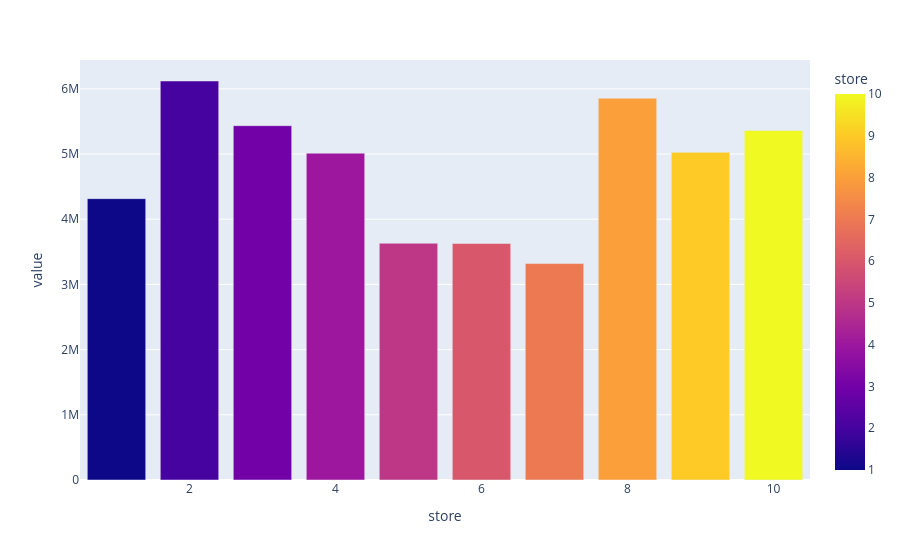

Notebook source saved alongside this figure:
### Code cell
fig = px.bar(store_sales,color=store)
fig.show()

### Figure 1 — Plotly figure (JSON) as saved in the notebook; plotly's stock layout.template omitted (floating-point values rounded to 4 significant figures)
{"data": [{"alignmentgroup": "True", "hovertemplate": "store=%{marker.color}<br>value=%{y}<extra></extra>", "legendgroup": "", "marker": {"color": [1, 2, 3, 4, 5, 6, 7, 8, 9, 10], "coloraxis": "coloraxis"}, "name": "", "offsetgroup": "", "orientation": "v", "showlegend": false, "textposition": "auto", "type": "bar", "x": [1, 2, 3, 4, 5, 6, 7, 8, 9, 10], "xaxis": "x", "y": [4315603, 6120128, 5435144, 5012639, 3631016, 3627670, 3320009, 5856169, 5025976, 5360158], "yaxis": "y"}], "layout": {"barmode": "relative", "coloraxis": {"colorbar": {"title": {"text": "store"}}, "colorscale": [[0, "#0d0887"], [0.1111, "#46039f"], [0.2222, "#7201a8"], [0.3333, "#9c179e"], [0.4444, "#bd3786"], [0.5556, "#d8576b"], [0.6667, "#ed7953"], [0.7778, "#fb9f3a"], [0.8889, "#fdca26"], [1, "#f0f921"]]}, "legend": {"tracegroupgap": 0}, "margin": {"t": 60}, "xaxis": {"anchor": "y", "domain": [0, 1], "title": {"text": "store"}}, "yaxis": {"anchor": "x", "domain": [0, 1], "title": {"text": "value"}}}}
